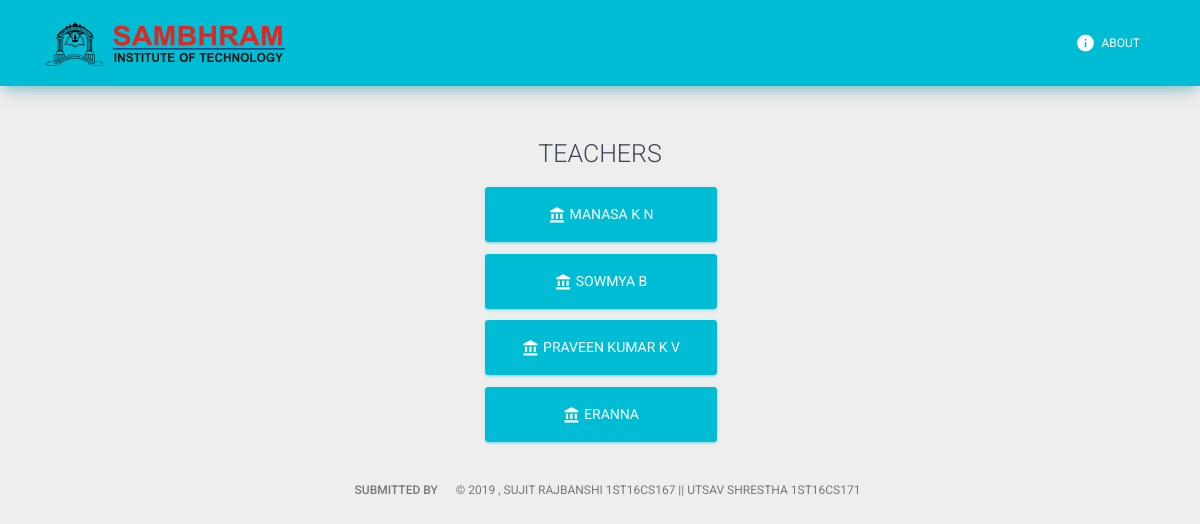
The app's page /routine/departments/teachers/1/, older data.
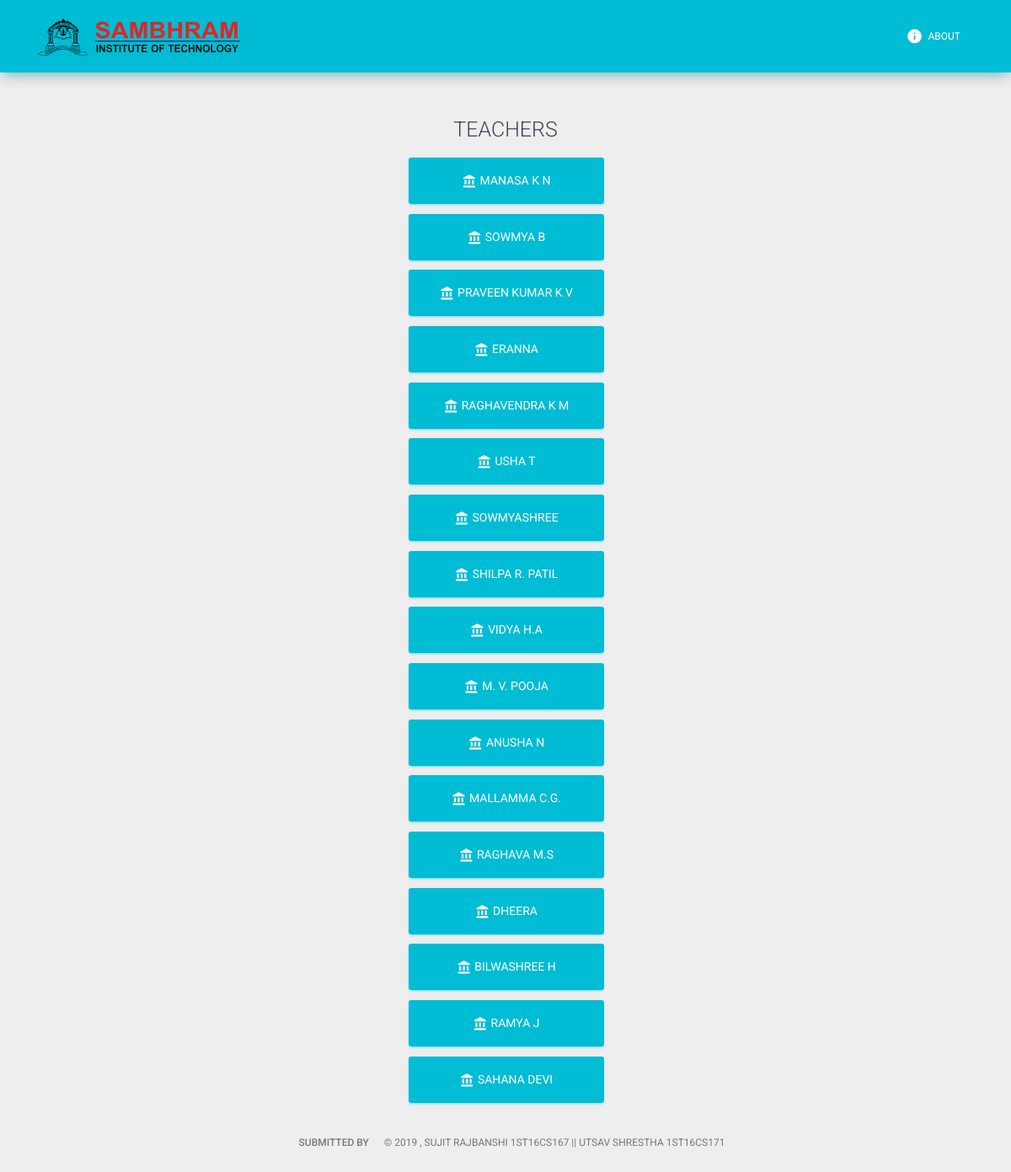
The same page, newer data.
### routine/models.py (models this page shows, shortened)
class Teacher(models.Model):
    name = models.CharField(max_length=100)
    code = models.CharField(max_length=10)
    title = models.CharField(choices=teacher_title,max_length=5)
    post = models.CharField(choices=teacher_post,max_length=50)
    join_date = models.DateField(default=datetime.date.today)
    department = models.ForeignKey(Department,on_delete=models.CASCADE)

### routine/views.py (the view)
# urls.py: re_path(r'^departments/teachers/(?P<department_id>[0-9]+)/$', views.teachers, name='teachers'),
def teachers(request, department_id):
    all_teachers = Teacher.objects.filter(department_id=department_id)
    context = {'all_teachers': all_teachers}
    return render(request, 'routine/teachers.html', context)

### routine/templates/routine/teachers.html
<!DOCTYPE html>
{% extends 'routine/base.html' %}
{% load static %}
{% block content %}
    <span class="blockquote"></span>
    <div class="container col-sm-12 col-lg-6 ml-auto mr-auto">
        <table class="col-lg-2 ml-auto mr-auto">
            {% if all_teachers %}
                <h3 class="text-center">TEACHERS</h3>
                {% for teacher in all_teachers %}
                    <tr>
                        <td class="col-lg-2 ml-auto mr-auto">
                            <a href="{% url 'routine:teacher_routine' teacher.id %}" class="btn-block btn btn-info btn-lg"> <i class="material-icons">account_balance</i> {{ teacher.name }}</a>
                        </td>
                    </tr>
                {% endfor %}
            {% else %}
                <h3>No Departments</h3>
            {% endif %}
        </table>
    </div>
{% endblock %}

Row changes from the older to the newer data that the page shows:
added Teacher: name "RAGHAVENDRA K M"
added Teacher: name "USHA T"
added Teacher: name "SOWMYASHREE"
added Teacher: name "SHILPA R. PATIL"
added Teacher: name "VIDYA H.A"
added Teacher: name "M. V. POOJA"
added Teacher: name "ANUSHA N"
added Teacher: name "MALLAMMA C.G."
added Teacher: name "RAGHAVA M.S"
added Teacher: name "DHEERA"
added Teacher: name "BILWASHREE H"
added Teacher: name "RAMYA J"
added Teacher: name "SAHANA DEVI"
